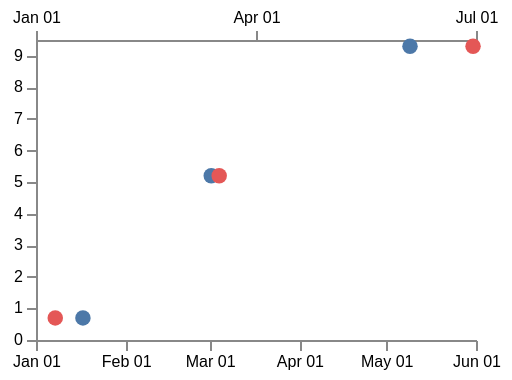

Write the Vega-Lite specification saved for this chart.
### Vega specification from a JSON file in a GitHub repository (floating-point values rounded to 4 significant figures)
{"$schema": "https://vega.github.io/schema/vega/v6.json", "description": "A scale's nice in every form: a flag, a count, and a time interval. All three round the domain outward and they round to different things — nice: true over 17 January to 9 May gives the Sundays either side, nice: 'month' gives 1 January to 1 June, and {interval: 'month', step: 3} rounds out to a quarter. A count changes the step the rounding uses, so nice: 20 stops short of where nice: true lands.", "width": 220, "height": 150, "padding": 5, "background": "white", "data": [{"name": "t", "values": [{"when": 1579237200000, "v": 0.7}, {"when": 1583067600000, "v": 5.2}, {"when": 1588999860000, "v": 9.3}]}], "scales": [{"name": "byMonth", "type": "utc", "domain": {"data": "t", "field": "when"}, "range": "width", "nice": "month"}, {"name": "byQuarter", "type": "utc", "domain": {"data": "t", "field": "when"}, "range": "width", "nice": {"interval": "month", "step": 3}}, {"name": "byWeek", "type": "utc", "domain": {"data": "t", "field": "when"}, "range": "width", "nice": "week"}, {"name": "count20", "type": "linear", "domain": {"data": "t", "field": "v"}, "range": "height", "nice": 20}], "axes": [{"scale": "byMonth", "orient": "bottom", "format": "%b %d", "labelFontSize": 8, "tickCount": 4}, {"scale": "byQuarter", "orient": "top", "format": "%b %d", "labelFontSize": 8, "tickCount": 3}, {"scale": "count20", "orient": "left", "labelFontSize": 8}], "marks": [{"type": "symbol", "from": {"data": "t"}, "encode": {"enter": {"x": {"scale": "byMonth", "field": "when"}, "y": {"scale": "count20", "field": "v"}, "size": {"value": 60}, "fill": {"value": "#4c78a8"}}}}, {"type": "symbol", "from": {"data": "t"}, "encode": {"enter": {"x": {"scale": "byWeek", "field": "when"}, "y": {"scale": "count20", "field": "v"}, "size": {"value": 60}, "fill": {"value": "#e45756"}}}}]}
